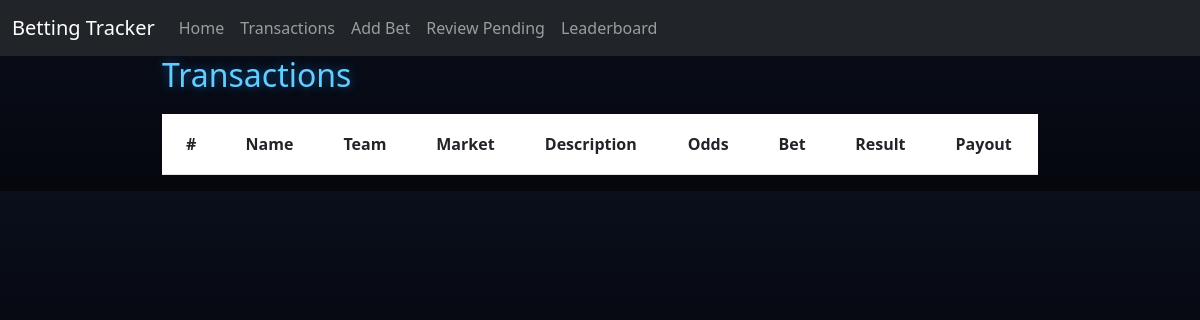
The page /review on the database as committed earlier.
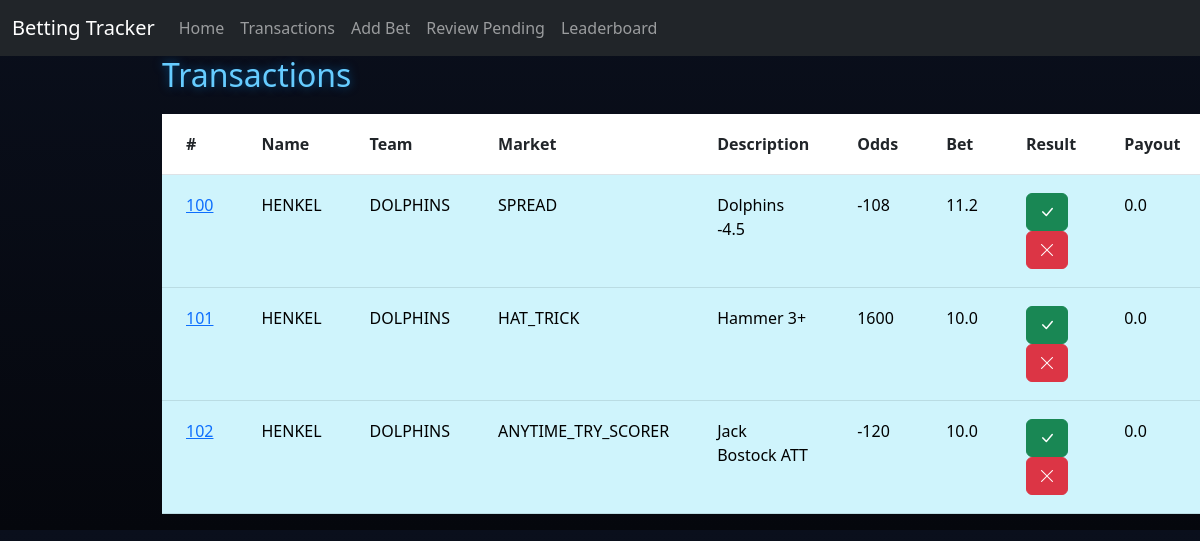
The same page on the database as committed later.
### tables this page shows
CREATE TABLE Transactions (
                            ID INTEGER PRIMARY KEY AUTOINCREMENT,
                            PlayerID INTEGER,
                            Team TEXT,
                            BetType TEXT,
                            Description TEXT,
                            Odds INTEGER,
                            AmountBet REAL,
                            Status TEXT,
                            AmountWon REAL,
                            FOREIGN KEY(PlayerID) REFERENCES Players(ID)
                        );

CREATE TABLE Players (
                        ID INTEGER PRIMARY KEY AUTOINCREMENT,
                        Name TEXT,
                        BetsPlaced INTEGER,
                        SuccessRate REAL,
                        Bank REAL
                    );

### app.py (the view, shortened to what this page needs)
@app.route("/review", methods=["GET", "POST"])
def review():
    db = get_db(DB)
    pending = db.execute("""
        SELECT Transactions.*, Players.Name
        FROM Transactions
        JOIN Players ON Players.ID = Transactions.PlayerID
        WHERE Status = 'Pending'
    """).fetchall()
    return render_template("review.html", transactions=pending)

### app.py (called while the page is built)
def get_db(DB):
    try:
        db = sqlite3.connect(DB)
        return db
    except sqlite3.Error as e:
        print(f"Error opening database: {e}")
        return None

### templates/review.html (shortened to what this page needs)
{% extends "base.html" %}
{% block content %}
<h2>Transactions</h2>
<table class="table transaction-table">
    <tr>
        <th>#</th>
        <th>Name</th>
        <th>Team</th>
        <th>Market</th>
        <th>Description</th>
        <th>Odds</th>
        <th>Bet</th>
        <th>Result</th>
        <th>Payout</th>
    </tr>
    {% for p in transactions %}
    <tr class="table-info">
        <td>
            <a href="{{ url_for('deleted', id=p[0]) }}">
                {{ p[0] }}
            </a>
        </td>
        <td>{{ p[9] }}</td>
        <td>{{ p[2] }}</td>
        <td>{{ p[3] }}</td>
        <td>{{ p[4] }}</td>
        <td>{{ p[5] }}</td>
        <td>{{ p[6] }}</td>
        <td>
            <form method="POST" action="{{ url_for('review') }}" style="display:inline;">
                <button class="btn btn-success">
                    <i class="bi bi-check-lg"></i>
                </button>
            </form>
            <form method="POST" action="{{ url_for('review') }}" style="display:inline;">
                <button class="btn btn-danger">
                    <i class="bi bi-x-lg"></i>
                </button>
            </form>
        </td>
        <td>{{ p[8] }}</td>
    </tr>
    {% endfor %}
</table>
{% endblock %}

### templates/base.html (shortened to what this page needs)
<!DOCTYPE html>
<html lang="en">
<head>
<link href="https://cdn.jsdelivr.net/npm/bootstrap@5.3.0/dist/css/bootstrap.min.css" rel="stylesheet">
<link rel="stylesheet" href="https://cdn.jsdelivr.net/npm/bootstrap-icons@1.11.1/font/bootstrap-icons.css">
</head>
<body>
<nav class="navbar navbar-expand-lg navbar-dark bg-dark">
    <div class="container-fluid">
        <a class="navbar-brand" href="/">Betting Tracker</a>
    <div class="collapse navbar-collapse">
        <ul class="navbar-nav me-auto mb-2 mb-lg-0">
            <li class="nav-item">
                <a class="nav-link" href="/">Home</a>
            </li>
            <li class="nav-item">
                <a class="nav-link" href="/transactions">Transactions</a>
            </li>
            <li class="nav-item">
                <a class="nav-link" href="/add">Add Bet</a>
            </li>
            <li class="nav-item">
                <a class="nav-link" href="/review">Review Pending</a>
            </li>
            <li class="nav-item">
                <a class="nav-link" href="/leaderboard">Leaderboard</a>
            </li>
        </ul>
    </div>
</div>
</nav>
<div class="container">
    {% block content %}
    {% endblock %}
</div>
</body>
</html>

### templates/base.html (style rules this page uses)
body { background: linear-gradient(to bottom, #0a0f1c, #05070d); color: white; font-family: 'Segoe UI', Tahoma, Geneva, Verdana, sans-serif; }
.container { max-width: 900px; }
h2 { margin-bottom: 20px; color: #66ccff; text-shadow: 0 0 10px rgba(0, 150, 255, 0.5); }
.transaction-table th, .transaction-table td { padding: 18px 24px; }

Rows that differ between the two databases and show on the page:
added Transactions: ID "100", Name "HENKEL", Team "DOLPHINS", BetType "SPREAD", Description "Dolphins -4.5", Odds "-108", AmountBet "11.2", AmountWon "0.0"
added Transactions: ID "101", Name "HENKEL", Team "DOLPHINS", BetType "HAT_TRICK", Description "Hammer 3+", Odds "1600", AmountBet "10.0", AmountWon "0.0"
added Transactions: ID "102", Name "HENKEL", Team "DOLPHINS", BetType "ANYTIME_TRY_SCORER", Description "Jack Bostock ATT", Odds "-120", AmountBet "10.0", AmountWon "0.0"
